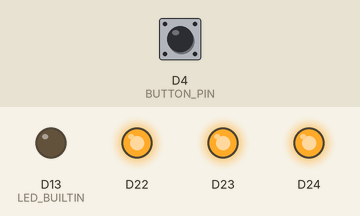
Recording of a program running on a simulated Arduino Nano 33 BLE. Shown: output pins drawn as LEDs (lit = HIGH). Dashed ring = blinking. The inputs (shaded band) are chosen by the test bench; at power-on: D4 (BUTTON_PIN) HIGH.

Above: at 1.2 s.
1.3 s: D4 (BUTTON_PIN) pulled LOW for 0.15 s
At 1.64 s:
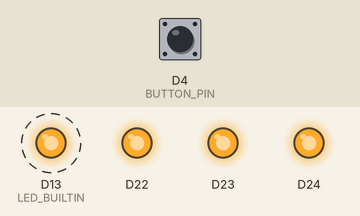
4.4 s: D4 (BUTTON_PIN) pulled LOW for 1 s
6.9 s: D4 (BUTTON_PIN) pulled LOW for 0.15 s
At 8.54 s:
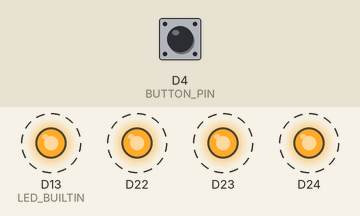
9.9 s: D4 (BUTTON_PIN) pulled LOW for 3.2 s
At 10.23 s:
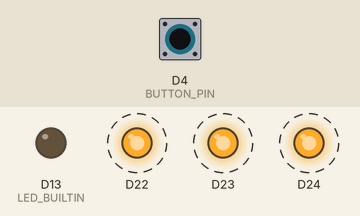
14.6 s: D4 (BUTTON_PIN) pulled LOW for 0.15 s
At 15.24 s:
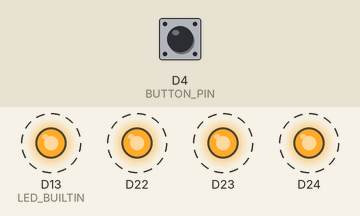
Timing chart, 0 to 21.7 s (numbered marks = the images above; inputs shaded):
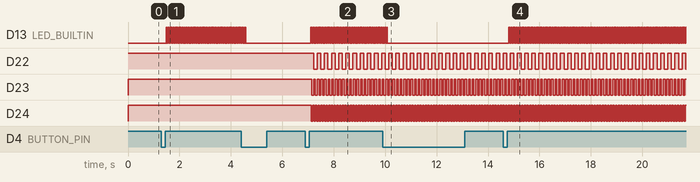

Measured:
- after the input at 1.3 s, D13 (LED_BUILTIN): alternates HIGH for 0.03 s and LOW for 0.03 s, starting after 0.18 s
- after the input at 4.4 s, D13 (LED_BUILTIN): goes on until 4.6 s, then stays LOW
- after the input at 6.9 s, D13 (LED_BUILTIN): alternates HIGH for 0.03 s and LOW for 0.04 s, starting after 0.22 s; D22: alternates HIGH for 0.14 s and LOW for 0.14 s, starting after 0.32 s; D23: alternates HIGH for 0.07 s and LOW for 0.07 s, starting after 0.25 s; D24: alternates HIGH for 0.05 s and LOW for 0.05 s, starting after 0.23 s
- after the input at 9.9 s, D13 (LED_BUILTIN): goes on until 10.1 s, then stays LOW
- after the input at 14.6 s, D13 (LED_BUILTIN): alternates HIGH for 0.03 s and LOW for 0.04 s, starting after 0.22 s

The program:

main.cpp
```cpp
#include <Arduino.h>
#include "NRF52_MBED_TimerInterrupt.h"
#include "blink.h"
#include "defines.h"

//define methods
void buttonInterrupt();
void timerHandler();
void blink(float sensorValue, float frequency);
void blinkRGB(float interval1, float interval2, float interval3);
void getSensorValue();
void rgbAllOff();

const uint8_t BUTTON_PIN = 4;

volatile bool buttonPressed = false;
volatile bool bBlink = false;
volatile bool bBlinkRgb = false;
volatile int iCounter = 0;
volatile int iBlinkRgb = 0;

float sensorValue;
float frequency;
float interval1 = 0;
float interval2 = 0;
float interval3 = 0;


// Init NRF52 timer NRF_TIMER3
NRF52_MBED_Timer ITimer(NRF_TIMER_3);

void setup()
{
  pinMode(led1, OUTPUT);
  pinMode(led2, OUTPUT);
  pinMode(led3, OUTPUT);

  pinMode(LED_BUILTIN, OUTPUT);
  rgbAllOff();
  pinMode(BUTTON_PIN, INPUT_PULLUP);
  attachInterrupt(digitalPinToInterrupt(BUTTON_PIN), buttonInterrupt, FALLING);
}

void loop()
{
  getSensorValue();
  if (bBlink)
  {
    blink(sensorValue, frequency);
  }
  else
  {
    digitalWrite(LED_BUILTIN, LOW);
  }

  if (bBlinkRgb)
  {
    blinkRGB(interval1, interval2, interval3);
  }
  else
  {
    rgbAllOff();
  }
}

//this method gets called if one presses the button. See setup--> attachInterrupt
void buttonInterrupt()
{
  buttonPressed = true;
  ITimer.attachInterruptInterval(DEBOUNCE_INTERVAL * 1000, timerHandler);
}

void timerHandler()
{
    if (buttonPressed)
  {
    iCounter++;
    if (iCounter > 5)
    {
      iCounter = 0;
      iBlinkRgb++;
      bBlink = !bBlink;

      if (iBlinkRgb == 3)
      {
        iBlinkRgb = 0;
        bBlinkRgb = !bBlinkRgb;
      }

      ITimer.detachInterrupt();
      buttonPressed = false;
    }
  }
}

void rgbAllOff()
{
  //Switch off RGB LED's, why are they inverted?!
  digitalWrite(led1, HIGH);
  digitalWrite(led2, HIGH);
  digitalWrite(led3, HIGH);
}

void getSensorValue()
{
  //reading value from poti
  //float sensorValue = analogRead(A0) * (5.0 / 1023.0);
  sensorValue = SENSOR_VALUE;
  frequency = 1 / (1.875 * sensorValue + 0.8125) * 1000;
  interval1 = frequency * 4;
  interval2 = frequency * 2;
  interval3 = frequency * 1.5;
}
```

blink.h
```cpp
#include <Arduino.h>
#include "defines.h"

//storage for intervals
unsigned long previousMillisLedBuiltIn = 0;
unsigned long previousMillisLed1 = 0;
unsigned long previousMillisLed2 = 0;
unsigned long previousMillisLed3 = 0;

//LED States
int iLedBuiltInState = LOW;
int iLed1State = LOW;
int iLed2State = LOW;
int iLed3State = LOW;

void blink(float sensorValue, float frequency)
{
  if (sensorValue < 0.1)
  {
    digitalWrite(LED_BUILTIN, LOW);
  }
  else if (sensorValue > 100)
  {
    digitalWrite(LED_BUILTIN, HIGH);
  }
  else
  {
    unsigned long currentMillis = millis();
    if (currentMillis - previousMillisLedBuiltIn >= frequency)
    {
      // save the last time you blinked the LED
      previousMillisLedBuiltIn = currentMillis;

      // if the LED is off turn it on and vice-versa:
      if (iLedBuiltInState == LOW)
      {
        iLedBuiltInState = HIGH;
      }
      else
      {
        iLedBuiltInState = LOW;
      }
      digitalWrite(LED_BUILTIN, iLedBuiltInState);
    }
  }
}

void blinkRGB(float interval1, float interval2, float interval3)
{
  unsigned long currentMillisL1 = millis();
  if (currentMillisL1 - previousMillisLed1 >= interval1)
  {
    // save the last time you blinked the LED
    previousMillisLed1 = currentMillisL1;

    // if the LED is off turn it on and vice-versa:
    if (iLed1State == LOW)
    {
      iLed1State = HIGH;
    }
    else
    {
      iLed1State = LOW;
    }
    digitalWrite(led1, iLed1State);
  }

  unsigned long currentMillisL2 = millis();
  if (currentMillisL2 - previousMillisLed2 >= interval2)
  {
    // save the last time you blinked the LED
    previousMillisLed2 = currentMillisL2;

    // if the LED is off turn it on and vice-versa:
    if (iLed2State == LOW)
    {
      iLed2State = HIGH;
    }
    else
    {
      iLed2State = LOW;
    }
    digitalWrite(led2, iLed2State);
  }

  unsigned long currentMillisL3 = millis();
  if (currentMillisL3 - previousMillisLed3 >= interval3)
  {
    // save the last time you blinked the LED
    previousMillisLed3 = currentMillisL3;

    // if the LED is off turn it on and vice-versa:
    if (iLed3State == LOW)
    {
      iLed3State = HIGH;
    }
    else
    {
      iLed3State = LOW;
    }
    digitalWrite(led3, iLed3State);
  }
}
```

defines.h
```cpp
#define DEBOUNCE_INTERVAL 30
#define SENSOR_VALUE 15

#define led1 LEDR
#define led2 LEDG
#define led3 LEDB
```
